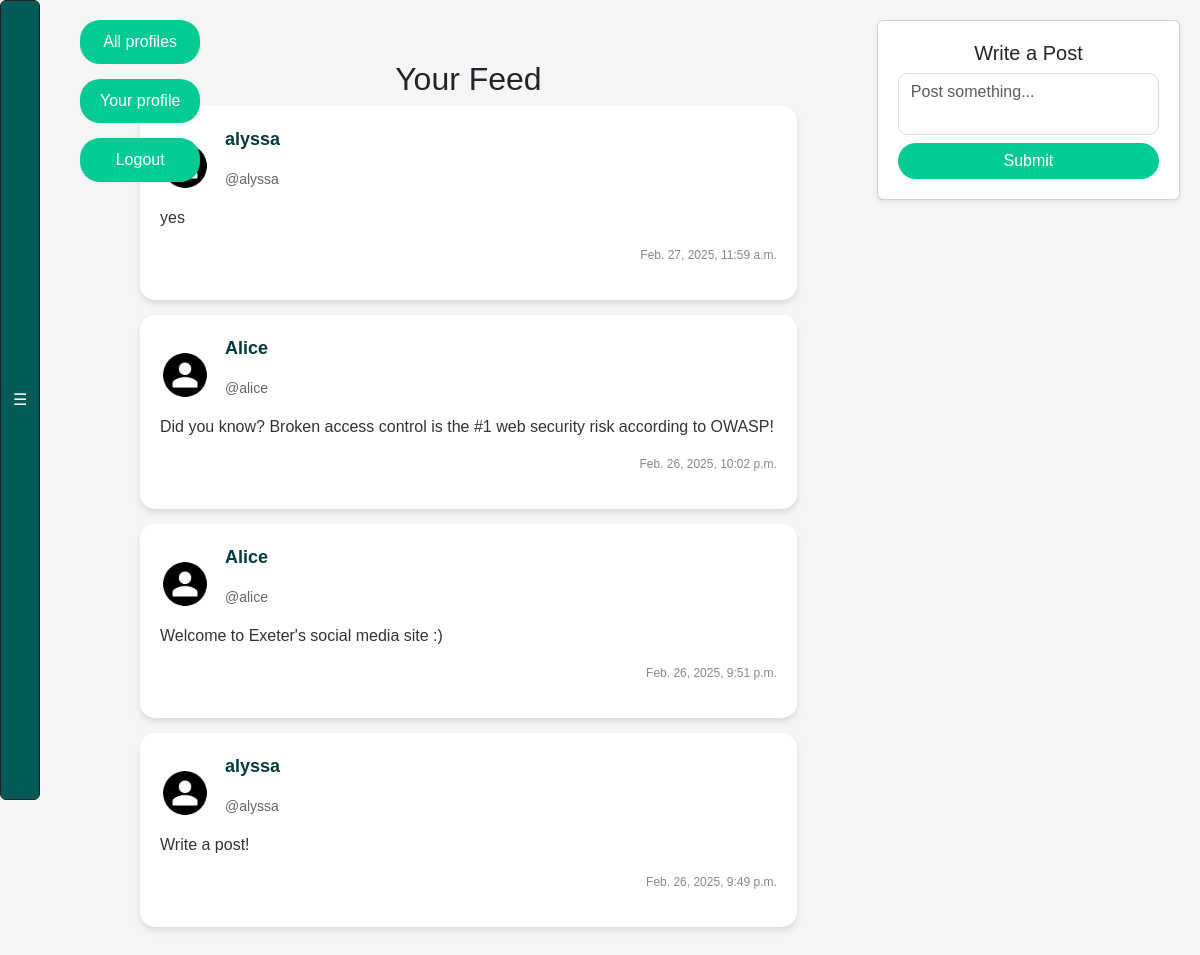
Before: /feed/ (signed in) with the older database file.
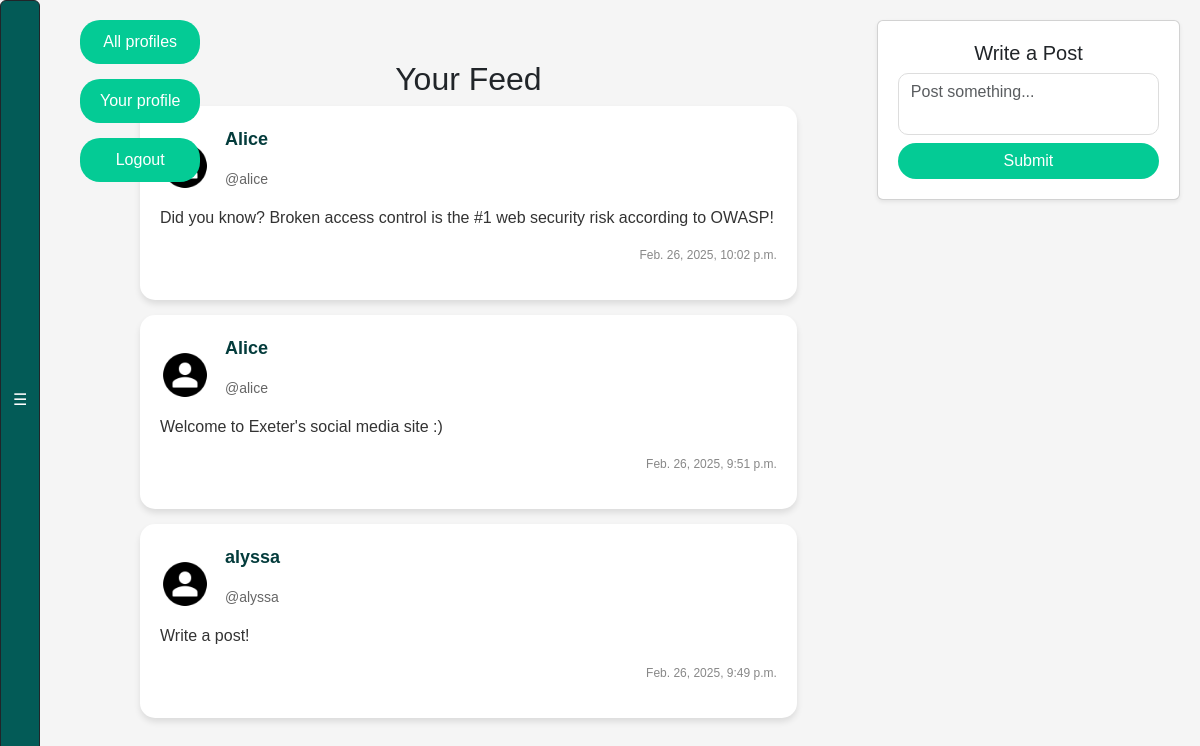
After: the same page with the newer database file.
### webapp/models.py (models this page shows, shortened)
class Post(models.Model):
    user = models.ForeignKey(
        User, related_name="posts", on_delete=models.DO_NOTHING
    )
    body = models.CharField(max_length=140)
    created_at = models.DateTimeField(auto_now_add=True)

### webapp/views.py (the view, shortened to what this page needs)
# urls.py: path('feed/', views.feed_view, name='feed'),
@login_required
def feed_view(request):
    form = PostForm(request.POST or None)
    user_posts = Post.objects.filter(user=request.user)
    followed_users = request.user.profile.follows.all()
    followed_posts = Post.objects.filter(user__profile__in=followed_users)
    all_posts = (user_posts | followed_posts).order_by("-created_at")
    print("Total posts:", all_posts.count())
    return render(request, "feed.html", {"form": form, "all_posts": all_posts})

### webapp/forms.py (shortened to what this page needs)
class PostForm(forms.ModelForm):
    body = forms.CharField(required=True)
    class Meta:
        model = Post
        exclude = ("user", )

### webapp/templates/feed.html (shortened to what this page needs)
{% load static %}
<!DOCTYPE html>
<html>
<head>
    <link href="https://cdn.jsdelivr.net/npm/bootstrap@5.3.0-alpha1/dist/css/bootstrap.min.css" rel="stylesheet">
    <link rel="stylesheet" href="{% static 'css/style.css' %}">
</head>
<body>
    {% include 'exercise_bar.html' %}
    <div class="top-buttons">
        <a href="{% url 'profile_list' %}" class="btn-top">All profiles</a>
        <a href="{% url 'home' %}" class="btn-top">Your profile</a>
        <a href="{% url 'logout' %}" class="btn-top">Logout</a>
    </div>
    <div class="main-content">
        <div class="content-wrapper">
            <div class="feed-container">
                <h2 class="text-center">Your Feed</h2>
                <div class="feed-content">
                    {% for post in all_posts %}
                        <a href="{% url 'post' post.id %}" class="card-link">
                            <div class="post-item">
                                <div class="post-header">
                                    <img src="{% static 'images/default-avatar.png' %}" alt="User Avatar" class="post-avatar">
                                    <div class="post-user-info">
                                        <p class="username">{{ post.user.username }}</p>
                                        <p class="handle">@{{ post.user.username|lower }}</p>
                                    </div>
                                </div>
                                <div class="post-body">
                                    <p>{{ post.body }}</p>
                                </div>
                                <div class="post-footer">
                                    <p class="timestamp">{{ post.created_at }}</p>
                                </div>
                            </div>
                        </a>
                    {% empty %}
                        <p class="text-center text-muted">No posts available.</p>
                    {% endfor %}
                </div>
            </div>
            <div class="post-box">
                <div class="card shadow-sm">
                    <div class="card-body">
                        <h5 class="text-center">Write a Post</h5>
                        <form method="post">
                            <textarea name="body" class="form-control post-input" placeholder="Post something..."></textarea>
                            <button type="submit" class="btn btn-success w-100 rounded-pill mt-2">Submit</button>
                        </form>
                    </div>
                </div>
            </div>
        </div>
    </div>
</body>
</html>

Changed rows visible on the page:
removed Post: user.username "alyssa", body "yes", created_at "Feb. 27, 2025, 11:59 a.m."
